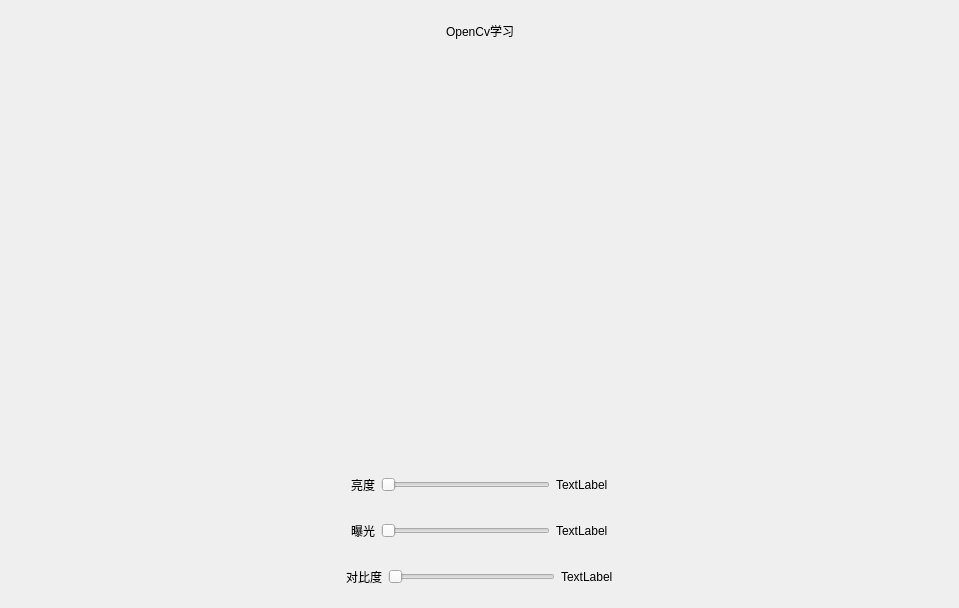
<?xml version="1.0" encoding="UTF-8"?>
<ui version="4.0">
 <class>OpenCvDemoViewClass</class>
 <widget class="QMainWindow" name="OpenCvDemoViewClass">
  <property name="geometry">
   <rect>
    <x>0</x>
    <y>0</y>
    <width>959</width>
    <height>608</height>
   </rect>
  </property>
  <property name="windowTitle">
   <string>OpenCvDemoView</string>
  </property>
  <widget class="QWidget" name="centralWidget">
   <layout class="QVBoxLayout" name="verticalLayout" stretch="1,10,1,1,1">
    <item>
     <layout class="QHBoxLayout" name="horizontalLayout">
      <item>
       <spacer name="horizontalSpacer">
        <property name="orientation">
         <enum>Qt::Orientation::Horizontal</enum>
        </property>
        <property name="sizeHint" stdset="0">
         <size>
          <width>40</width>
          <height>20</height>
         </size>
        </property>
       </spacer>
      </item>
      <item>
       <widget class="QLabel" name="label">
        <property name="text">
         <string>OpenCv学习</string>
        </property>
       </widget>
      </item>
      <item>
       <spacer name="horizontalSpacer_2">
        <property name="orientation">
         <enum>Qt::Orientation::Horizontal</enum>
        </property>
        <property name="sizeHint" stdset="0">
         <size>
          <width>40</width>
          <height>20</height>
         </size>
        </property>
       </spacer>
      </item>
     </layout>
    </item>
    <item>
     <widget class="QLabel" name="label_display1">
      <property name="text">
       <string/>
      </property>
      <property name="scaledContents">
       <bool>false</bool>
      </property>
     </widget>
    </item>
    <item>
     <layout class="QHBoxLayout" name="horizontalLayout_2" stretch="2,0,1,0,2">
      <item>
       <spacer name="horizontalSpacer_3">
        <property name="orientation">
         <enum>Qt::Orientation::Horizontal</enum>
        </property>
        <property name="sizeHint" stdset="0">
         <size>
          <width>40</width>
          <height>20</height>
         </size>
        </property>
       </spacer>
      </item>
      <item>
       <widget class="QLabel" name="label_2">
        <property name="text">
         <string>亮度</string>
        </property>
       </widget>
      </item>
      <item>
       <widget class="QSlider" name="brightnessSlider">
        <property name="orientation">
         <enum>Qt::Orientation::Horizontal</enum>
        </property>
       </widget>
      </item>
      <item>
       <widget class="QLabel" name="label_brightnessValue">
        <property name="text">
         <string>TextLabel</string>
        </property>
       </widget>
      </item>
      <item>
       <spacer name="horizontalSpacer_4">
        <property name="orientation">
         <enum>Qt::Orientation::Horizontal</enum>
        </property>
        <property name="sizeHint" stdset="0">
         <size>
          <width>40</width>
          <height>20</height>
         </size>
        </property>
       </spacer>
      </item>
     </layout>
    </item>
    <item>
     <layout class="QHBoxLayout" name="horizontalLayout_3" stretch="2,0,1,0,2">
      <item>
       <spacer name="horizontalSpacer_5">
        <property name="orientation">
         <enum>Qt::Orientation::Horizontal</enum>
        </property>
        <property name="sizeHint" stdset="0">
         <size>
          <width>40</width>
          <height>20</height>
         </size>
        </property>
       </spacer>
      </item>
      <item>
       <widget class="QLabel" name="label_3">
        <property name="text">
         <string>曝光</string>
        </property>
       </widget>
      </item>
      <item>
       <widget class="QSlider" name="exposureSlider">
        <property name="orientation">
         <enum>Qt::Orientation::Horizontal</enum>
        </property>
       </widget>
      </item>
      <item>
       <widget class="QLabel" name="label_exposureValue">
        <property name="text">
         <string>TextLabel</string>
        </property>
       </widget>
      </item>
      <item>
       <spacer name="horizontalSpacer_6">
        <property name="orientation">
         <enum>Qt::Orientation::Horizontal</enum>
        </property>
        <property name="sizeHint" stdset="0">
         <size>
          <width>40</width>
          <height>20</height>
         </size>
        </property>
       </spacer>
      </item>
     </layout>
    </item>
    <item>
     <layout class="QHBoxLayout" name="horizontalLayout_5" stretch="2,0,1,0,2">
      <item>
       <spacer name="horizontalSpacer_9">
        <property name="orientation">
         <enum>Qt::Orientation::Horizontal</enum>
        </property>
        <property name="sizeHint" stdset="0">
         <size>
          <width>40</width>
          <height>20</height>
         </size>
        </property>
       </spacer>
      </item>
      <item>
       <widget class="QLabel" name="label_5">
        <property name="text">
         <string>对比度</string>
        </property>
       </widget>
      </item>
      <item>
       <widget class="QSlider" name="contrastSlider">
        <property name="orientation">
         <enum>Qt::Orientation::Horizontal</enum>
        </property>
       </widget>
      </item>
      <item>
       <widget class="QLabel" name="label_contrastValue">
        <property name="text">
         <string>TextLabel</string>
        </property>
       </widget>
      </item>
      <item>
       <spacer name="horizontalSpacer_10">
        <property name="orientation">
         <enum>Qt::Orientation::Horizontal</enum>
        </property>
        <property name="sizeHint" stdset="0">
         <size>
          <width>40</width>
          <height>20</height>
         </size>
        </property>
       </spacer>
      </item>
     </layout>
    </item>
   </layout>
  </widget>
 </widget>
 <layoutdefault spacing="6" margin="11"/>
 <resources/>
 <connections/>
</ui>
